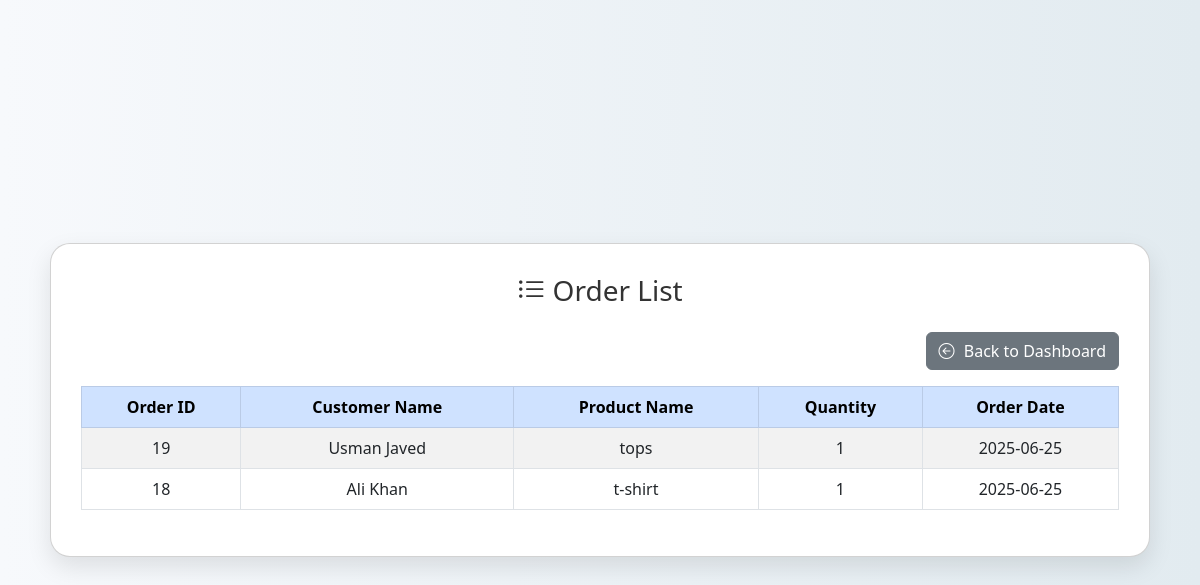
Page /view_orders.php (signed in) on the committed database.
### tables this page shows
CREATE TABLE `orders` (
  `order_id` int(11) NOT NULL,
  `customer_id` int(11) DEFAULT NULL,
  `order_date` date DEFAULT NULL
);

CREATE TABLE `customers` (
  `customer_id` int(11) NOT NULL,
  `customer_name` varchar(100) DEFAULT NULL,
  `email` varchar(100) DEFAULT NULL,
  `address` text DEFAULT NULL
);

CREATE TABLE `products` (
  `product_id` int(11) NOT NULL,
  `product_name` varchar(100) DEFAULT NULL,
  `category_id` int(11) DEFAULT NULL,
  `supplier_id` int(11) DEFAULT NULL,
  `quantity_in_stock` int(11) DEFAULT NULL,
  `unit_price` decimal(10,2) DEFAULT NULL
);

CREATE TABLE `orderdetails` (
  `order_id` int(11) NOT NULL,
  `product_id` int(11) NOT NULL,
  `quantity` int(11) DEFAULT NULL,
  `price` decimal(10,2) DEFAULT NULL
);

### view_orders.php (the view, shortened to what this page needs)
<?php
$conn = new mysqli("localhost", "root", "", "inventory_db");
$sql = "SELECT o.order_id, c.customer_name, p.product_name, od.quantity, o.order_date
        FROM orders o
        JOIN customers c ON o.customer_id = c.customer_id
        JOIN orderdetails od ON o.order_id = od.order_id
        JOIN products p ON od.product_id = p.product_id
        ORDER BY o.order_id DESC";
$result = $conn->query($sql);
?>
<!DOCTYPE html>
<html>
<head>
  <link href="https://cdn.jsdelivr.net/npm/bootstrap@5.3.0/dist/css/bootstrap.min.css" rel="stylesheet">
  <link href="https://cdn.jsdelivr.net/npm/bootstrap-icons@1.10.5/font/bootstrap-icons.css" rel="stylesheet">
</head>
<body>
  <div class="card">
    <h3><i class="bi bi-list-ul"></i> Order List</h3>
    <div class="d-flex justify-content-end mb-3">
      <a href="dashboard.php" class="btn btn-secondary">
        <i class="bi bi-arrow-left-circle"></i> Back to Dashboard
      </a>
    </div>
    <table class="table table-bordered table-striped">
      <thead class="table-primary">
        <tr>
          <th>Order ID</th>
          <th>Customer Name</th>
          <th>Product Name</th>
          <th>Quantity</th>
          <th>Order Date</th>
        </tr>
      </thead>
      <tbody>
        <?php if ($result->num_rows > 0): ?>
          <?php while($row = $result->fetch_assoc()): ?>
            <tr>
              <td><?= $row['order_id'] ?></td>
              <td><?= htmlspecialchars($row['customer_name']) ?></td>
              <td><?= htmlspecialchars($row['product_name']) ?></td>
              <td><?= $row['quantity'] ?></td>
              <td><?= $row['order_date'] ?></td>
            </tr>
          <?php endwhile; ?>
        <?php else: ?>
          <tr>
            <td colspan="5" class="text-center">No orders found.</td>
          </tr>
        <?php endif; ?>
      </tbody>
    </table>
  </div>
</body>
</html>

### view_orders.php (style rules this page uses)
body { background: linear-gradient(to right, #f7f9fc, #e2ebf0); min-height: 100vh; display: flex; justify-content: center; align-items: center; font-family: 'Segoe UI', sans-serif; }
.card { padding: 30px; border-radius: 20px; box-shadow: 0 10px 25px rgba(0,0,0,0.1); background-color: #fff; width: 100%; max-width: 1100px; }
h3 { text-align: center; color: #333; margin-bottom: 25px; }
.btn i { margin-right: 5px; }
.table thead th { text-align: center; }
.table tbody td { vertical-align: middle; text-align: center; }

### rows in the picture
orders: order_id "19", customer.customer_name "Usman Javed", products.product_name "tops", orderdetails.quantity "1", order_date "2025-06-25"
orders: order_id "18", customer.customer_name "Ali Khan", products.product_name "t-shirt", orderdetails.quantity "1", order_date "2025-06-25"
